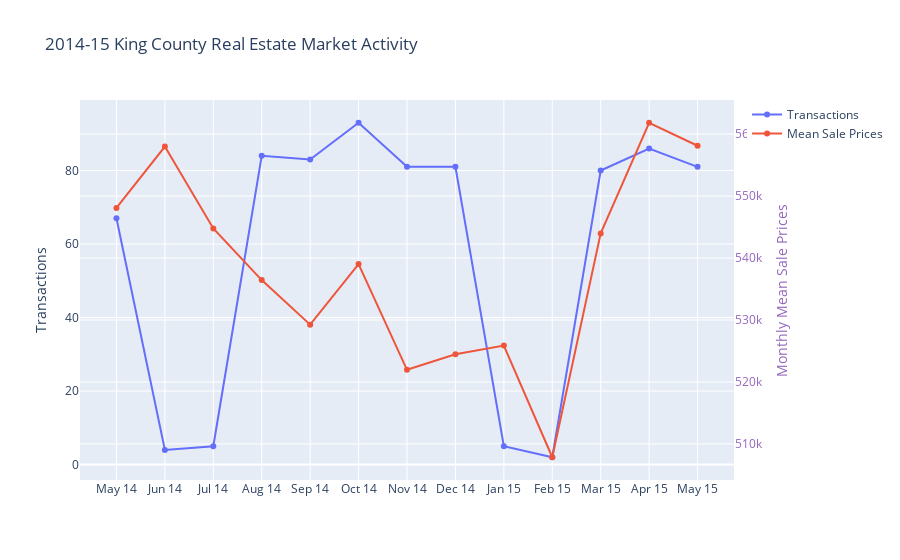

The code cell stored with this chart in its notebook:
### Code cell
# Create two traces of scatter plots indicating the two-dimensionality of the y-axis
trace1 = go.Scatter(
    x=months,
    y=df_date['id'],
    name='Transactions'
)
trace2 = go.Scatter(
    x=months,
    y=monthly_mean_prices,
    name='Mean Sale Prices',
    yaxis='y2'
)

#Create a data variable having the two traces
data = [trace1, trace2]

#Createing the layout of the plot, Title, axis labels, legend
layout = go.Layout(
    title='2014-15 King County Real Estate Market Activity',
    yaxis=dict(
        title='Transactions'
    ),
    yaxis2=dict(
        title='Monthly Mean Sale Prices',
        titlefont=dict(
            color='rgb(148, 103, 189)'
        ),
        tickfont=dict(
            color='rgb(148, 103, 189)'
        ),
        overlaying='y',
        side='right'
    )
)

#Plot and show the figure 
fig = go.Figure(data=data, layout=layout)
iplot(fig, filename='multiple-axes-double')

### Figure 1 — Plotly figure (JSON) as saved in the notebook; plotly's stock layout.template omitted (floating-point values rounded to 4 significant figures; data arrays with more than 128 entries replaced by an {"elided": "..."} marker saying what was removed)
{"data": [{"name": "Transactions", "type": "scatter", "x": ["May 14", "Jun 14", "Jul 14", "Aug 14", "Sep 14", "Oct 14", "Nov 14", "Dec 14", "Jan 15", "Feb 15", "Mar 15", "Apr 15", "May 15"], "y": {"elided": "372 int values"}}, {"name": "Mean Sale Prices", "type": "scatter", "x": ["May 14", "Jun 14", "Jul 14", "Aug 14", "Sep 14", "Oct 14", "Nov 14", "Dec 14", "Jan 15", "Feb 15", "Mar 15", "Apr 15", "May 15"], "y": [548080, 558002, 544788, 536445, 529253, 539026, 521961, 524461, 525870, 507851, 543977, 561837, 558126], "yaxis": "y2"}], "layout": {"title": {"text": "2014-15 King County Real Estate Market Activity"}, "yaxis": {"title": {"text": "Transactions"}}, "yaxis2": {"overlaying": "y", "side": "right", "tickfont": {"color": "rgb(148, 103, 189)"}, "title": {"font": {"color": "rgb(148, 103, 189)"}, "text": "Monthly Mean Sale Prices"}}}}
